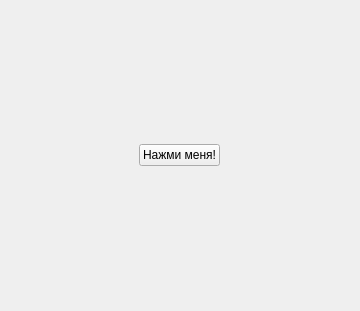
<?xml version="1.0" encoding="UTF-8"?>
<ui version="4.0">
 <class>MainWindow</class>
 <widget class="QMainWindow" name="MainWindow">
  <property name="windowModality">
   <enum>Qt::WindowModality::NonModal</enum>
  </property>
  <property name="geometry">
   <rect>
    <x>0</x>
    <y>0</y>
    <width>360</width>
    <height>311</height>
   </rect>
  </property>
  <property name="minimumSize">
   <size>
    <width>200</width>
    <height>100</height>
   </size>
  </property>
  <property name="windowTitle">
   <string>Form</string>
  </property>
  <property name="animated">
   <bool>true</bool>
  </property>
  <property name="dockOptions">
   <set>QMainWindow::DockOption::AllowTabbedDocks|QMainWindow::DockOption::AnimatedDocks</set>
  </property>
  <widget class="QWidget" name="Sql_form">
   <layout class="QGridLayout" name="gridLayout">
    <item row="0" column="0">
     <widget class="QPushButton" name="pushButton">
      <property name="sizePolicy">
       <sizepolicy hsizetype="Maximum" vsizetype="Fixed">
        <horstretch>0</horstretch>
        <verstretch>0</verstretch>
       </sizepolicy>
      </property>
      <property name="text">
       <string>Нажми меня!</string>
      </property>
     </widget>
    </item>
   </layout>
  </widget>
  <widget class="QMenuBar" name="menubar">
   <property name="geometry">
    <rect>
     <x>0</x>
     <y>0</y>
     <width>360</width>
     <height>22</height>
    </rect>
   </property>
  </widget>
 </widget>
 <resources/>
 <connections/>
</ui>
